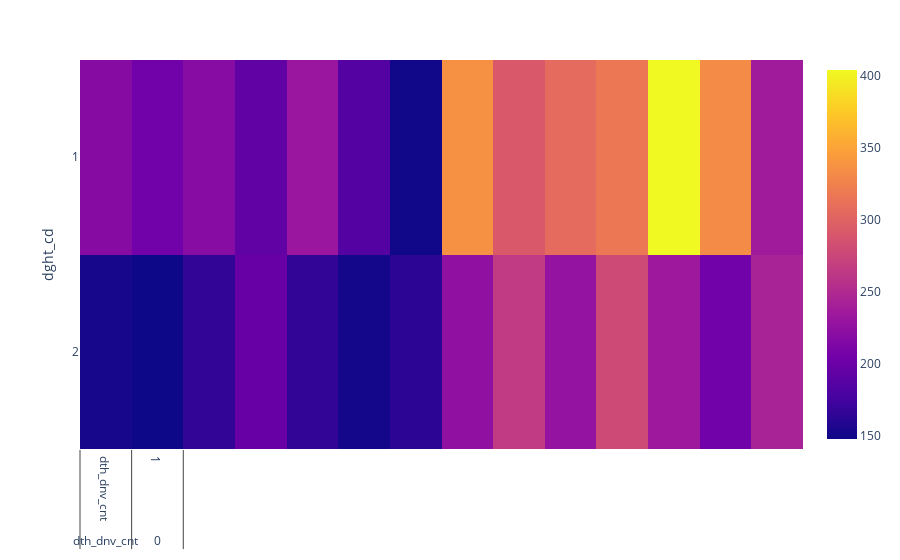

Notebook code cell kept with this figure:
### Code cell
fig= px.imshow(t)
fig.show()

### Figure 1 — Plotly figure (JSON) as saved in the notebook; plotly's stock layout.template omitted (floating-point values rounded to 4 significant figures)
{"data": [{"coloraxis": "coloraxis", "hovertemplate": "x: %{x}<br>dght_cd: %{y}<br>color: %{z}<extra></extra>", "name": "0", "type": "heatmap", "x": [["dth_dnv_cnt", 0], ["dth_dnv_cnt", 1], ["dth_dnv_cnt", 2], ["dth_dnv_cnt", 3], ["dth_dnv_cnt", 4], ["dth_dnv_cnt", 5], ["dth_dnv_cnt", 6], ["injpsn_cnt", 0], ["injpsn_cnt", 1], ["injpsn_cnt", 2], ["injpsn_cnt", 3], ["injpsn_cnt", 4], ["injpsn_cnt", 5], ["injpsn_cnt", 6]], "xaxis": "x", "y": ["1", "2"], "yaxis": "y", "z": [[218, 204, 219, 193, 232, 186, 150, 337, 291, 307, 317, 404, 332, 237], [153, 148, 167, 198, 167, 152, 164, 225, 265, 228, 279, 234, 204, 244]]}], "layout": {"coloraxis": {"colorscale": [[0, "#0d0887"], [0.1111, "#46039f"], [0.2222, "#7201a8"], [0.3333, "#9c179e"], [0.4444, "#bd3786"], [0.5556, "#d8576b"], [0.6667, "#ed7953"], [0.7778, "#fb9f3a"], [0.8889, "#fdca26"], [1, "#f0f921"]]}, "margin": {"t": 60}, "xaxis": {"anchor": "y", "constrain": "domain", "domain": [0, 1], "scaleanchor": "y"}, "yaxis": {"anchor": "x", "autorange": "reversed", "constrain": "domain", "domain": [0, 1], "title": {"text": "dght_cd"}}}}
